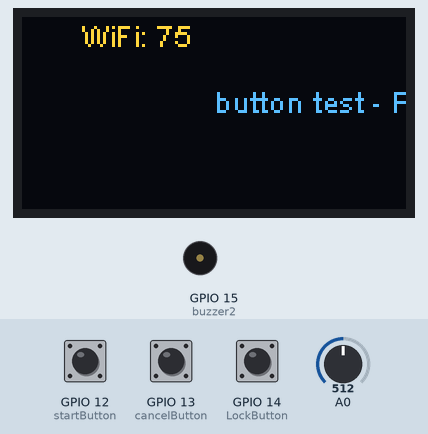
The sketch below on a simulated ESP8266 (NodeMCU). Shown: 128×64 one-colour display, buzzer (waves = sounding). The inputs (shaded band) are chosen by the test bench; at power-on: GPIO 12 (startButton) HIGH, GPIO 13 (cancelButton) HIGH, GPIO 14 (LockButton) HIGH, A0 = 512. The OLED is the two-colour kind (top 16 rows yellow); WiFi joins after 1.5 s; servers stay silent unless stated; what the sketch prints to the serial monitor is not drawn.

Above: at 2.7 s.
2.8 s: GPIO 12 (startButton) pulled LOW for 0.65 s
At 4.4 s:
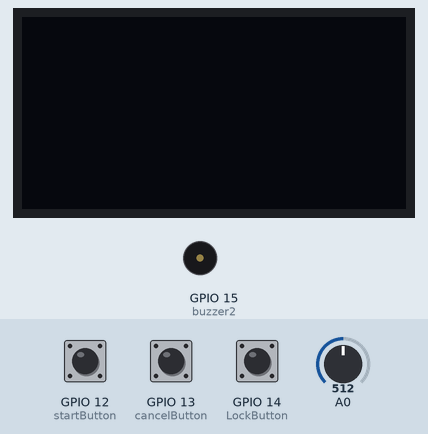
4.9 s: GPIO 13 (cancelButton) pulled LOW for 0.65 s
Timing chart, 0 to 7.9 s (numbered marks = the images above; inputs shaded):
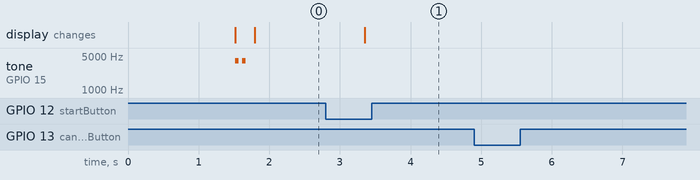

The sketch:

notifHuzzahCheck.ino
```cpp
#include <ESP8266WiFi.h>
#include "SSD1306.h" // alias for `#include "SSD1306Wire.h"`
// Initialize the OLED display using brzo_i2c
// D3 -> SDA
// D5 -> SCL
SSD1306 display(0x3c, 4, 5);
// or
// SH1106Brzo  display(0x3c, D3, D5);

const int buzzer = 2;
const int buzzer2 = 15;

//button
const int startButton = 12;
const int cancelButton = 13;
const int LockButton = 14;

int buttonState = 1;
int tempWifiStr = 0;

//wifi
//char ssid[] = "kpi4mech"; // your SSID
//char pass[] = "kpi4mech1"; // your SSID Password
//char ssid[] = "HanesSucat"; // your SSID
//char pass[] = "alabang1"; // your SSID Password
char ssid[] = "outsourcing1.25s"; // your SSID
char pass[] = "dbafe12345!!"; // your SSID Password


void setup(void) {
	Serial.begin(9600);
	Serial.println();

	// We start by connecting to a WiFi network
	Serial.print("Connecting to ");
	Serial.println(ssid);
	WiFi.begin(ssid, pass);

	int ResetCounter = 0;
	while (WiFi.status() != WL_CONNECTED) {
		delay(300);
		Serial.print(".");
		Serial.print(ResetCounter);
		ResetCounter++;
		yield();
		if (ResetCounter >= 30) {
			Serial.print("ESP8266 reset!");

			display.init();

			display.flipScreenVertically();
			display.setFont(ArialMT_Plain_16);

			displayClear();
			display.setTextAlignment(TEXT_ALIGN_CENTER);
			display.drawString(64, 22, "ESP8266 reset!");
			display.display();
			delayer(1);
			ESP.restart();
		  }
	}

	// Initialising the UI will init the display too.
	display.init();

	display.flipScreenVertically();
	display.setFont(ArialMT_Plain_10);

	pinMode(startButton, INPUT_PULLUP);
	pinMode(cancelButton, INPUT_PULLUP);
	pinMode(LockButton, INPUT_PULLUP);
}

void loop(void) {

	buzzerFunction(1);

	displayClear();
	display.setTextAlignment(TEXT_ALIGN_CENTER);

	tempWifiStr = WifiStrength();
	display.drawString(20, 0, "WiFi: " + String(tempWifiStr));

	display.drawString(64, 22, "button test - Press Start");
	display.print("\n");
	display.display();

	Serial.println("NotifHuzzah circuit tests");
	Serial.println("button test - Press Start");
	do {
		displayClear();
		buttonState = digitalRead(startButton);
		Serial.print(".");

		tempWifiStr = WifiStrength();
		display.drawString(20, 0, "WiFi: " + String(tempWifiStr));
		display.drawString(64, 22, "button test - Press Start");
		display.display();
		battery_level();
		yield();
		delay(500);

	} while (buttonState == HIGH);

	displayClear();
	display.setTextAlignment(TEXT_ALIGN_CENTER);

	tempWifiStr = WifiStrength();
	display.drawString(20, 0, "WiFi: " + String(tempWifiStr));

	display.drawString(64, 22, "button test - Press Cancel");
	display.print("\n");
	display.display();

	buttonState = 1;
	Serial.println("Start Ok");
	Serial.println("button test - Press Cancel");

	do {
		buttonState = digitalRead(cancelButton);
		Serial.print(".");
		Serial.print(buttonState);
		yield();
		delay(100);
	} while (buttonState == HIGH);

	displayClear();
	display.setTextAlignment(TEXT_ALIGN_CENTER);

	tempWifiStr = WifiStrength();
	display.drawString(20, 0, "WiFi: " + String(tempWifiStr));


	display.drawString(64, 22, "button test - Press LockButton");
	display.print("\n");
	display.display();

	Serial.println("Cancel Ok");
	Serial.println("button test - Press LockButton");

	buttonState = 1;
	do {
		buttonState = digitalRead(LockButton);
		Serial.print(".");
		yield();
		delay(100);
	} while (buttonState == HIGH);

	Serial.println("Lock Ok");
	Serial.println("Testing Graphics");


displayClear();
display.setTextAlignment(TEXT_ALIGN_CENTER);

tempWifiStr = WifiStrength();
display.drawString(20, 0, "WiFi: " + String(tempWifiStr));


display.drawString(64, 22, "Screen OK!");
display.print("\n");
display.display();

 Serial.println("Graphics Ok");
 buzzerFunction(1);

 displayClear();
display.setTextAlignment(TEXT_ALIGN_CENTER);

tempWifiStr = WifiStrength();
display.drawString(20, 0, "WiFi: " + String(tempWifiStr));


display.drawString(64, 22, "Sleeping!");
display.print("\n");
display.display();

	 Serial.println("Sleeping!");
	ESP.deepSleep(60000000*1);
	//sleep esp8266 for 1mins
	 buzzerFunction(3);
	 Serial.println("Good Morning!!");
	ESP.restart();

}

int buzzerFunction(int counter){
	for (int buzzerTimer = 1; buzzerTimer <= counter; buzzerTimer++){
		tone(buzzer, 4000); // Send 5KHz sound signal...
		delay(50);        // ...for .1 sec
		noTone(buzzer);     // Stop sound...
		delay(50);
		tone(buzzer2, 4000); // Send 5KHz sound signal...
		delay(50);        // ...for .1 sec
		noTone(buzzer2);     // Stop sound...
		delay(50);
	}
}

int displayClear() {
display.clear();
display.display();
}

int delayer(int dly){
	Serial.print("Delaying : ");
	for (int DelayDaw = 0; DelayDaw <= dly; DelayDaw++){
		delay(1000);
		Serial.print(DelayDaw);
		Serial.print(".");
	}
}

int WifiStrength () {
	long RSSI = WiFi.RSSI();
	Serial.print("RSSI: ");
	Serial.println(RSSI);

	int bars = 0;

	if (RSSI > -55) {
		bars = 100;
	} else if (RSSI < -55 & RSSI > -65) {
		bars = 75;
	} else if (RSSI < -65 & RSSI > -70) {
		bars = 50;
	} else if (RSSI < -70 & RSSI > -78) {
		bars = 25;
	} else if (RSSI < -78 & RSSI > -82) {
		bars = 10;
	} else {
		bars = 0;
	}
	return bars;
}

void battery_level() {

  // read the battery level from the ESP8266 analog in pin.
  // analog read level is 10 bit 0-1023 (0V-1V).
  // our 1M & 220K voltage divider takes the max
  // lipo value of 4.2V and drops it to 0.758V max.
  // this means our min analog read value should be 580 (3.14V)
  // and the max analog read value should be 774 (4.2V).
  int level = analogRead(A0);
  Serial.print("A0 level: ");
  Serial.print(level);

  // convert battery level to percent
  level = map(level, 580, 774, 0, 100);
  Serial.print("Battery level: "); Serial.print(level); Serial.println("%");
  // turn on wifi if we aren't connected

}
```

Measured:
- after the input at 2.8 s, the display: changes after 0.55 s (image 1)
- after the input at 4.9 s, every drawn part: stays the same
- by itself, tone on GPIO 15 (buzzer2): alternates 4000 Hz for 0.05 s and silent for 0.05 s, 4 changes in all, then stays silent
